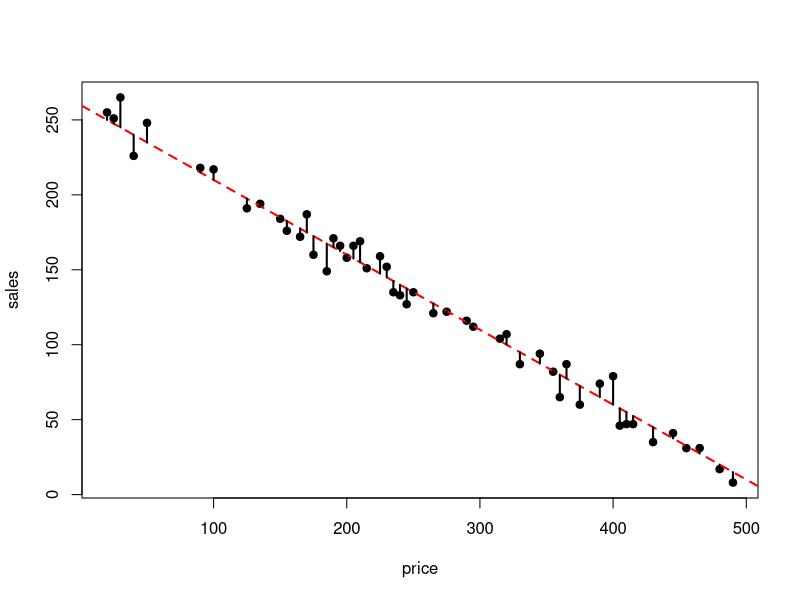

Reproduce this figure in R. (Note: this script raises an error after producing the figure.)
set.seed(2023)
price <- sample(seq(10, 500, 5), 50)
sales <- round(price*(-0.5) + 260 + rnorm(50, 0, 10))

plot(price, sales, pch = 19)
abline(a = 260, b = -0.5, lty =2, col ='red', lwd = 2)

# residual
for (i in 1:length(price)) {
  lines(c(price[i], price[i]), c(sales[i], -0.5*price[i]+260), col=1, lwd=2)
}

#
summary(reg_model)

# R^2 = 1 - RSS/TSS
# R^2: coefficient of ditermination => Model explanatory part
# RSS: sum of squares of residuals => Model not explanatory part
# TSS: total sum of squares


coef(summary(reg_model))
coef(reg_model)

plot(price, sales, pch=19)
points(price, coef(reg_model)[1] + price*coef(reg_model)[2], pch = 19,
       col = 'red', cex = 0.8)
